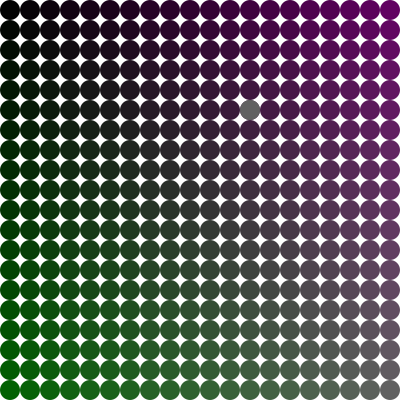
Frame 1 (no input)
Frame 60 (the mouse pressed at the canvas centre just before this capture): identical to frame 1, image omitted
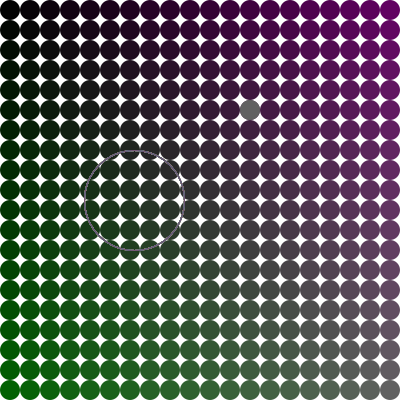
Frame 120 (the mouse held since frame 60 and released just before this capture)

The Processing sketch that drew these frames (run headless with seeded random() and noise(); from frame 60 on, the mouse is pressed at the canvas centre):

// Processing sketch: processing_133487
// ── processing_133487.pde


float randX = random(20);
float randY = random(20);

int randXint = int(randX) * 20 + 10;
int randYint = int(randY) * 20 + 10;

void setup() {
  size (400, 400);
  background (255);
  noStroke();


  for (float x = 10; x <= 400; x+=20) {
    for (float y = 10; y <= 400; y+=20) {
      fill(x/4, y/4, x/4);
      ellipse(x, y, 20, 20);
    }
    //println("@x="+x+"y="+y); //used for debugging
  }
  ellipse(randXint, randYint, 20, 20);
}

void draw () {
  float randA = random(255);
  float randB = random(255);
  float randC = random(255);
  
  int randAint = int(randA);
  int randBint = int(randB);
  int randCint = int(randC);
  if (mousePressed) {
    stroke(randAint,randBint,randCint);
  } 
  else {
    stroke(0);
  }
  noFill();
  ellipse(mouseX-66, mouseY, 100, 100);
}


void keyPressed() {

  if (key == 's' || key == 'S') {
    randYint += 20;
  }
  if (key == 'w' || key == 'W') {
    randYint -= 20;
  }

  if (key == 'a' || key == 'A') {
    randXint -= 20;
  }

  if (key == 'd' || key == 'D') {
    randXint += 20;
  }
  ellipse(randXint, randYint, 20, 20);
}
